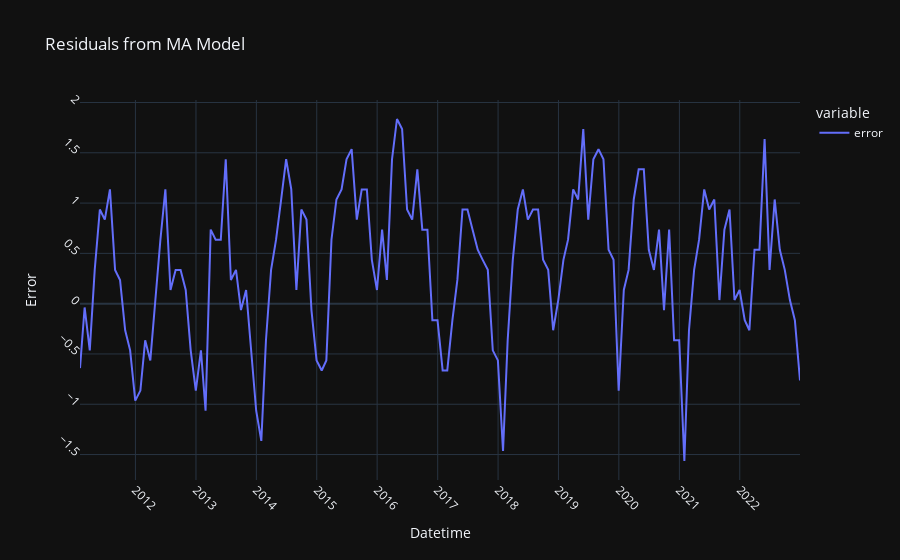

Notebook code for this chart:
### Markdown cell above
From the constants and the lag terms, we should use the predicted model:

##### ŷ(t) = 28 + 0.73ε(t-1) + 0.40ε(t-2) (ignore ε(t) as current prediction error is caught on the fly)

In this equation:

ŷ(t) represents the predicted value of the dependent variable at time t.
ε(t-1) represents the prediction error (residual) at time (t-1).
ε(t-2) represents the prediction error (residual) at time (t-2).
The coefficients 0.73 and 0.40 represent the weights assigned to the lagged prediction errors (ε).

### Code cell
# get prediction start and end dates
pred_start_date = test_data.index[0]
pred_end_date = test_data.index[-1]

# get predictions and residuals
predictions = model_fit.predict(start=pred_start_date, end=pred_end_date)
residuals = test_data - predictions

# print(residuals)

# Plot residuals
fig_resid = px.line(residuals, labels={residuals.index.name: 'Datetime', 'value': 'Error'}, title='Residuals from MA Model')
fig_resid.update_xaxes(dtick='M12', tickangle=45)
fig_resid.update_yaxes(dtick=0.5, tickangle=45)
fig_resid.update_traces(name='error', hovertemplate='Datetime: %{x}<br>Error: %{y}')
fig_resid.show()

### Figure 1 — Plotly figure (JSON) as saved in the notebook; plotly's stock layout.template omitted (floating-point values rounded to 4 significant figures; data arrays with more than 128 entries replaced by an {"elided": "..."} marker saying what was removed)
{"data": [{"hovertemplate": "Datetime: %{x}<br>Error: %{y}", "legendgroup": "0", "line": {"color": "#636efa", "dash": "solid"}, "marker": {"symbol": "circle"}, "mode": "lines", "name": "error", "orientation": "v", "showlegend": true, "x": {"elided": "144 str values"}, "xaxis": "x", "y": {"elided": "144 float values"}, "yaxis": "y", "type": "scatter"}], "layout": {"xaxis": {"anchor": "y", "domain": [0.0, 1.0], "title": {"text": "Datetime"}, "dtick": "M12", "tickangle": 45}, "yaxis": {"anchor": "x", "domain": [0.0, 1.0], "title": {"text": "Error"}, "dtick": 0.5, "tickangle": 45}, "legend": {"title": {"text": "variable"}, "tracegroupgap": 0}, "title": {"text": "Residuals from MA Model"}}}
